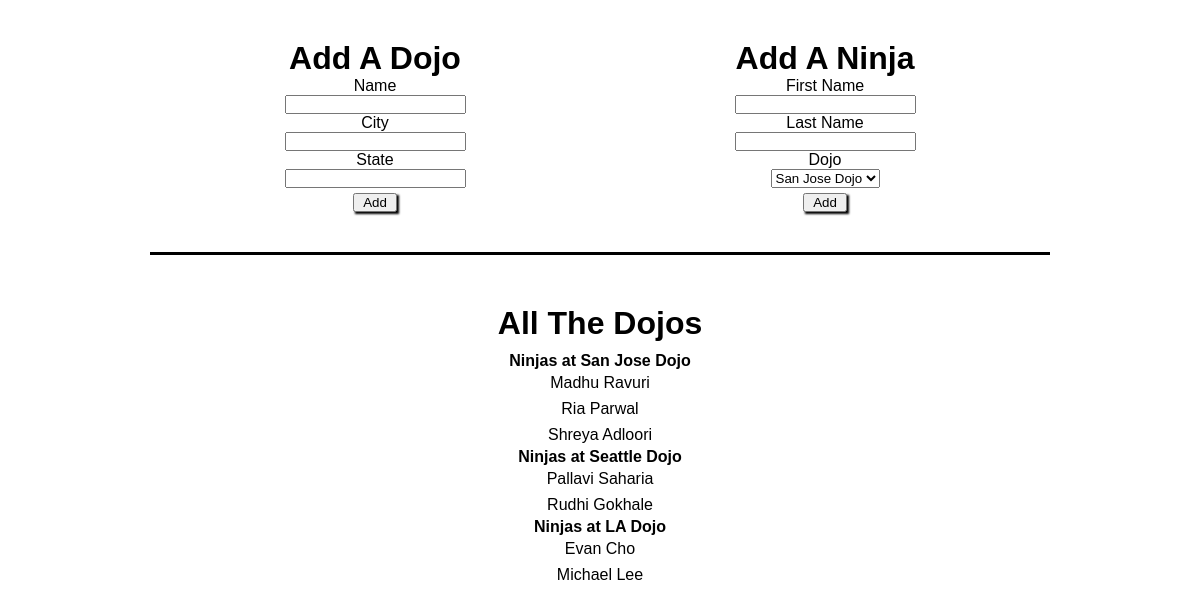
The page / on the database its author committed.
### dn_app/models.py (models this page shows)
class Dojos(models.Model):
    name = models.CharField(max_length=255)
    city = models.CharField(max_length=255)
    state = models.CharField(max_length=2)

class Ninjas(models.Model):
    dojo_id = models.ForeignKey(Dojos, related_name="ninja_dojo", on_delete=models.CASCADE)
    first_name = models.CharField(max_length=255)
    last_name = models.CharField(max_length=255)

### dn_app/views.py (the view)
# urls.py: path('', views.index),
def index(request):
    context = {
        'DojoList' : Dojos.objects.all(),
        'NinjaList' : Ninjas.objects.all(),
    }
    return render(request, 'index.html', context)

### dn_app/templates/index.html (shortened to what this page needs)
<!DOCTYPE html>
<html lang="en">
<head>
    {% load static %}
    <link rel="stylesheet" href="{% static 'style.css' %}">
</head>
<body>
<div id="container">
    <div id="top">
        <div class="upper">
            <h1>Add A Dojo</h1>
            <form action="/addDojo" method="POST">
                <label>Name</label> <input type="text" name="name">
                <label>City</label> <input type="text" name="city">
                <label>State</label> <input type="text" name="state">
                <button>Add</button>
            </form>
        </div>
        <div class="upper">
            <h1>Add A Ninja</h1>
            <form action="/addNinja" method="POST">
                <label>First Name</label> <input type="text" name="fname">
                <label>Last Name</label> <input type="text" name="lname">
                <label>Dojo</label>
                <select name="dojo-id"> {% for dojo in DojoList %}
                    <option value={{ dojo.id }}>{{ dojo.name }}</option>
                    {% endfor %}
                </select>
                <button>Add</button>
            </form>
        </div>
    </div>
    <div id="bottom">
        <h1>All The Dojos</h1>
        <ul>{% for dojos in DojoList %}
            <h4>Ninjas at {{ dojos.name }}</h4>
            {% for ninja in dojos.ninja_dojo.all %}
            <li>{{ ninja.first_name }} {{ ninja.last_name }}</li>
            {% endfor %}
            {% endfor %}
        </ul>
    </div>
    </div>
</body>

### dn_app/static/style.css (style rules this page uses)
* { margin: auto; padding: 0; font-family: 'Lucida Sans', 'Lucida Sans Regular', 'Lucida Grande', 'Lucida Sans Unicode', Geneva, Verdana, sans-serif; }
#container { width: 900px; }
button { margin-top: 5px; padding: 0 8px; box-shadow: 2px 2px 2px black; }
#top { margin-top: 40px; display: flex; padding-bottom: 40px; border-bottom: 3px solid black; }
.upper { text-align: center; flex-direction: column; }
.upper label, button { display: block; }
#bottom { margin-top: 50px; text-align: center; }
#bottom h1 { padding-bottom: 10px; }
li { list-style: inside; display: block; padding: 4px; }

### rows shown on the page
Dojos: name "San Jose Dojo"
Ninjas: first_name "Madhu", last_name "Ravuri"
Ninjas: first_name "Ria", last_name "Parwal"
Ninjas: first_name "Shreya", last_name "Adloori"
Dojos: name "Seattle Dojo"
Ninjas: first_name "Pallavi", last_name "Saharia"
Ninjas: first_name "Rudhi", last_name "Gokhale"
Dojos: name "LA Dojo"
Ninjas: first_name "Evan", last_name "Cho"
Ninjas: first_name "Michael", last_name "Lee"

### other values the page prints
form field dojo-id "San Jose Dojo"
